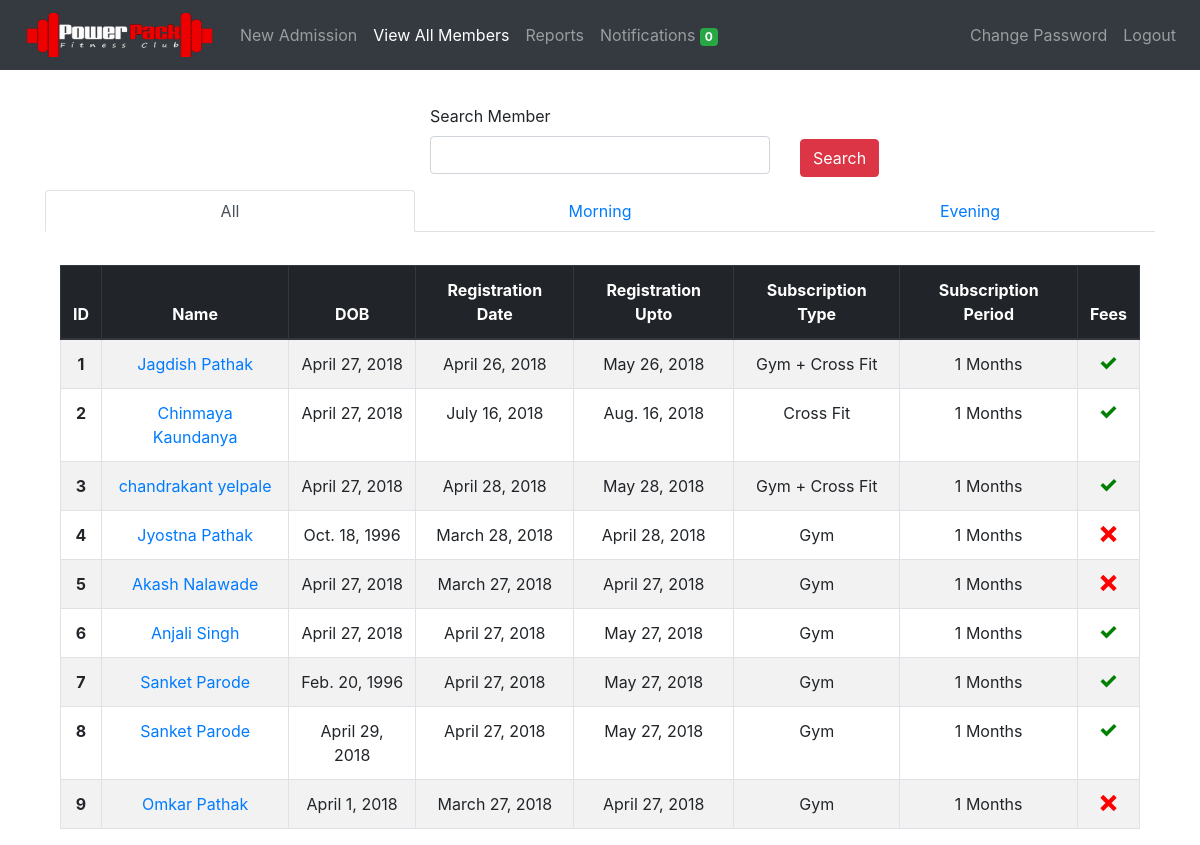
Page /members/view/ (signed in) on the committed database.
### members/models.py (models this page shows, shortened)
class Member(models.Model):
	member_id = models.AutoField(primary_key=True)
	first_name = models.CharField(max_length=50)
	last_name = models.CharField(max_length=50)
	mobile_number = models.CharField(max_length=10, unique=True)
	email = models.EmailField(null=True, blank=True)
	address = models.CharField(max_length=300, blank=True)
	medical_history = models.CharField(max_length=300, blank=True, default='None')
	admitted_on = models.DateField(auto_now_add=True)
	registration_date = models.DateField()
	registration_upto = models.DateField()
	dob = models.DateField(default='dd/mm/yyyy')
	subscription_type  = models.CharField(
									max_length=30,
									choices=SUBSCRIPTION_TYPE_CHOICES,
									default=SUBSCRIPTION_TYPE_CHOICES[0][0])
	subscription_period = models.CharField(
									max_length=30,
									choices=SUBSCRIPTION_PERIOD_CHOICES,
									default=SUBSCRIPTION_PERIOD_CHOICES[0][0])
	amount = models.CharField(max_length=30)
	fee_status = models.CharField(
								max_length=30,
								choices=FEE_STATUS,
								default=FEE_STATUS[0][0])
	batch = models.CharField(
							max_length=30,
							choices=BATCH,
							default=BATCH[0][0])
	photo = models.FileField(upload_to='photos/', blank=True)
	notification = models.IntegerField(default=2, blank=True)

### members/views.py (the view)
# urls.py: path('view/', login_required(views.view_member), name='view_member'),
def view_member(request):
    view_all = Member.objects.all()
    paginator = Paginator(view_all, 100)
    try:
        page = request.GET.get('page', 1)
        view_all = paginator.page(page)
    except PageNotAnInteger:
        view_all = paginator.page(1)
    except EmptyPage:
        view_all = paginator.page(paginator.num_pages)
    search_form = SearchForm()
    evening = Member.objects.filter(batch='evening')
    morning = Member.objects.filter(batch='morning')
    context = {
        'all': view_all,
        'morning': morning,
        'evening': evening,
        'search_form': search_form,
        'subs_end_today_count': get_notification_count(),
    }
    return render(request, 'view_member.html', context)

### members/models.py (shortened to what this page needs)
class SearchForm(forms.Form):
		search = forms.CharField(label='Search Member', max_length=100, required=False)

### members/templatetags/tags.py (called while the page is built)
@register.filter(name='add_css')
def add_css(field, css):
    return field.as_widget(attrs={"class": css})

### notifications/config.py (called while the page is built)
def get_notification_count():
    NOTIF_COUNT = Member.objects.filter(
        registration_upto__gte=datetime.datetime.now(),
        registration_upto__lte=datetime.date.today() + datetime.timedelta(days=2),
        notification=1).count()
    return NOTIF_COUNT

### members/templates/view_member.html (shortened to what this page needs)
{% extends 'base.html' %}
{% load tags %}
{% load staticfiles %}
{% block content %}
<div class="container" style="margin-top: 3%">
    <form method="POST" action="{% url 'search_member' %}">
        <div class="row">
            <div class="form-group col"></div>
            <div class="form-group col">
                <label for="search">{{ search_form.search.label }}</label>
                {{ search_form.search | add_css:"form-control" }}
            </div>
            <div class="{% if not result %} col {% endif %}">
              <button type="submit" id="submit" class="btn btn-danger" style="margin-top: 35px;">Search</button>
            </div>
        </div>
    </form>
</div>
{% if result %}
  <div class="container" style="margin-top: 3%">
      <table class="table table-striped table-bordered">
        <thead class="text-center thead-dark">
          <tr>
            <th scope="col">ID</th>
            <th scope="col">Name</th>
            <th scope="col">DOB</th>
            <th scope="col">Registration Date</th>
            <th scope="col">Registration Upto</th>
            <th scope="col">Subscription Type</th>
            <th scope="col">Subscription Period</th>
            <th scope="col">Fees</th>
            <th scope="col">Delete User</th>
          </tr>
        </thead>
        <tbody class="text-center">
          {% for member in result %}
            <tr>
              <th scope="row">{{ forloop.counter }}</th>
              <td><a href="/members/update/{{ member.member_id }}">{{ member.first_name }} {{ member.last_name }}</a></td>
              <td>{{ member.dob }}</td>
              <td>{{ member.registration_date }}</td>
              <td>{{ member.registration_upto }}</td>
              <td>{{ member.get_subscription_type_display }}</td>
              <td>{{ member.subscription_period }} Months</td>
              <td>
                  {% if member.fee_status == 'paid' %}
                  <span class="icon-checkmark" style="color: green"></span>
                  {% else %}
                  <span class="icon-cross" style="color: red"></span>
                  {% endif %}
              </td>
              <td><a href="/members/delete/{{ member.member_id }}/"><button class="btn btn-danger">Delete</button></a></td>
            </tr>
          {% endfor %}
          </tbody>
      </table>
  </div>
{% else %}
  <ul class="nav nav-tabs nav-justified" id="myTab" role="tablist">
    <li class="nav-item">
      <a class="nav-link active" id="home-tab" data-toggle="tab" href="#all" role="tab" aria-controls="home" aria-selected="true">All</a>
    </li>
    <li class="nav-item">
      <a class="nav-link" id="home-tab" data-toggle="tab" href="#morning" role="tab" aria-controls="home" aria-selected="true">Morning</a>
    </li>
    <li class="nav-item">
      <a class="nav-link" id="profile-tab" data-toggle="tab" href="#evening" role="tab" aria-controls="profile" aria-selected="false">Evening</a>
    </li>
  </ul>
  <div class="tab-content" id="myTabContent">
    <div class="tab-pane fade show active" id="all" role="tabpanel" aria-labelledby="home-tab">
      <div class="container" style="margin-top: 3%">
          <table class="table table-striped table-bordered">
            <thead class="text-center thead-dark">
              <tr>
                <th scope="col">ID</th>
                <th scope="col">Name</th>
                <th scope="col">DOB</th>
                <th scope="col">Registration Date</th>
                <th scope="col">Registration Upto</th>
                <th scope="col">Subscription Type</th>
                <th scope="col">Subscription Period</th>
                <th scope="col">Fees</th>
              </tr>
            </thead>
            <tbody class="text-center">
              {% for member in all %}
                <tr>
                  <th scope="row">{{ forloop.counter }}</th>
                  <td><a href="/members/update/{{ member.member_id }}">{{ member.first_name }} {{ member.last_name }}</a></td>
                  <td>{{ member.dob }}</td>
                  <td>{{ member.registration_date }}</td>
                  <td>{{ member.registration_upto }}</td>
                  <td>{{ member.get_subscription_type_display }}</td>
                  <td>{{ member.subscription_period }} Months</td>
                  <td>
                      {% if member.fee_status == 'paid' %}
                      <span class="icon-checkmark" style="color: green"></span>
                      {% else %}
                      <span class="icon-cross" style="color: red"></span>
                      {% endif %}
                  </td>
                </tr>
              {% endfor %}
              </tbody>
          </table>
      </div>
    </div>
  </div>
{% endif %}
{% endblock %}

### static/css/style.css (style rules this page uses)
[class^="icon-"], [class*=" icon-"] { font-family: 'icomoon' !important; speak: none; font-style: normal; font-weight: normal; font-variant: normal; text-transform: none; line-height: 1; -webkit-font-smoothing: antialiased; -moz-osx-font-smoothing: grayscale; }
.icon-cross:before { content: "\ea0f"; }
.icon-checkmark:before { content: "\ea10"; }

### rows in the picture
Member: first_name "Jagdish", last_name "Pathak", dob "April 27, 2018", registration_date "April 26, 2018", registration_upto "May 26, 2018", subscription_type "Gym + Cross Fit", subscription_period "1", fee_status "paid" (drawn)
Member: first_name "Chinmaya", last_name "Kaundanya", dob "April 27, 2018", registration_date "July 16, 2018", registration_upto "Aug. 16, 2018", subscription_type "Cross Fit", subscription_period "1", fee_status "paid" (drawn)
Member: first_name "chandrakant", last_name "yelpale", dob "April 27, 2018", registration_date "April 28, 2018", registration_upto "May 28, 2018", subscription_type "Gym + Cross Fit", subscription_period "1", fee_status "paid" (drawn)
Member: first_name "Jyostna", last_name "Pathak", dob "Oct. 18, 1996", registration_date "March 28, 2018", registration_upto "April 28, 2018", subscription_type "Gym", subscription_period "1", fee_status "pending" (drawn)
Member: first_name "Akash", last_name "Nalawade", dob "April 27, 2018", registration_date "March 27, 2018", registration_upto "April 27, 2018", subscription_type "Gym", subscription_period "1", fee_status "pending" (drawn)
Member: first_name "Anjali", last_name "Singh", dob "April 27, 2018", registration_date "April 27, 2018", registration_upto "May 27, 2018", subscription_type "Gym", subscription_period "1", fee_status "paid" (drawn)
Member: first_name "Sanket", last_name "Parode", dob "Feb. 20, 1996", registration_date "April 27, 2018", registration_upto "May 27, 2018", subscription_type "Gym", subscription_period "1", fee_status "paid" (drawn)
Member: first_name "Sanket", last_name "Parode", dob "April 29, 2018", registration_date "April 27, 2018", registration_upto "May 27, 2018", subscription_type "Gym", subscription_period "1", fee_status "paid" (drawn)
Member: first_name "Omkar", last_name "Pathak", dob "April 1, 2018", registration_date "March 27, 2018", registration_upto "April 27, 2018", subscription_type "Gym", subscription_period "1", fee_status "pending" (drawn)

### other values in the picture
{{ subs_end_today_count }} "0"
{{ search_form.search.label }} "Search Member"
